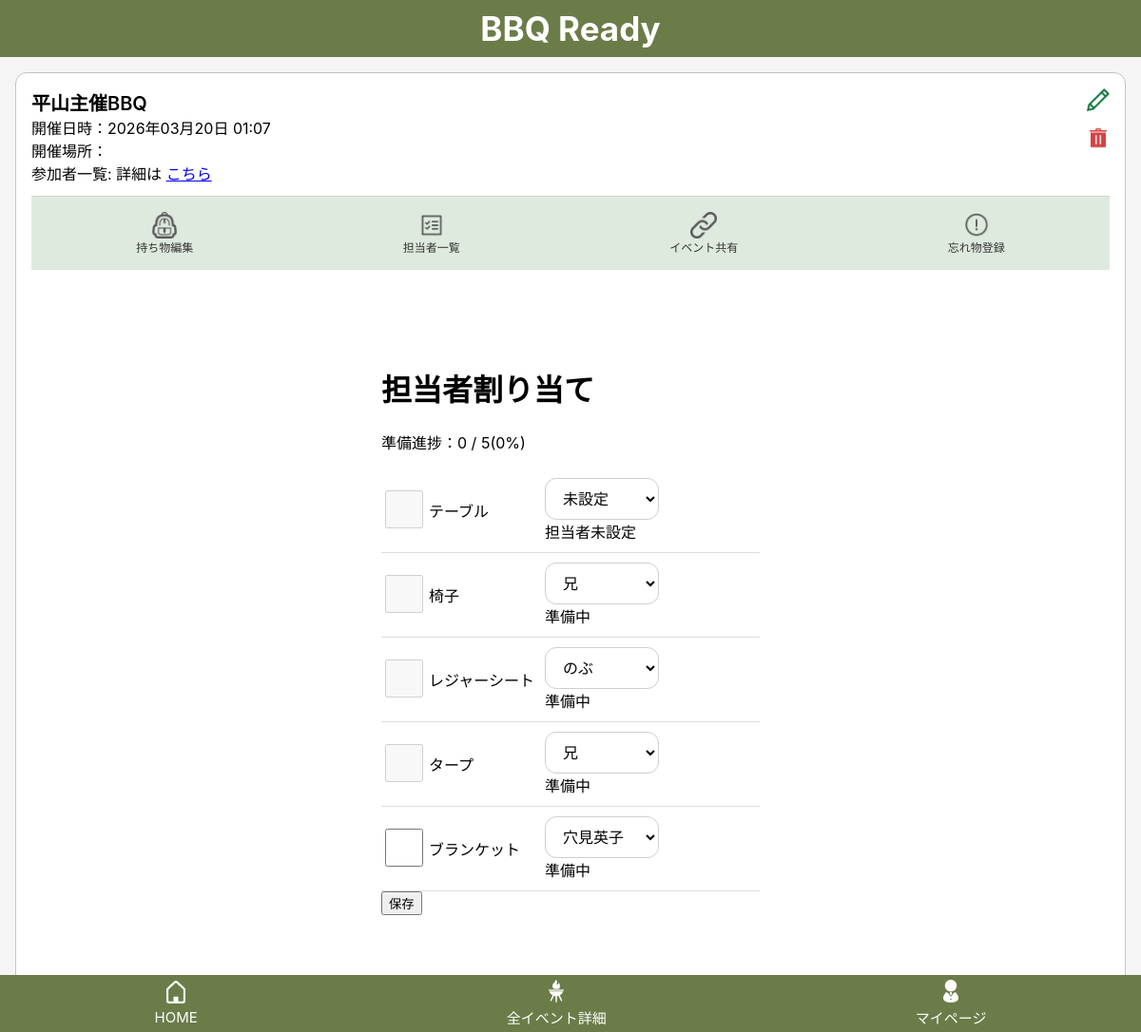
Page /events/115/assign/ (signed in) on the committed database.
### bbq_app/models.py (models this page shows, shortened)
class Event(models.Model):
    user = models.ForeignKey(settings.AUTH_USER_MODEL, on_delete=models.CASCADE, related_name="events")
    name = models.CharField("イベント名", max_length=30)
    held_at = models.DateTimeField("開催日時", null=True, blank=True)
    location = models.CharField("開催場所", max_length=50, blank=True)
    created_at = models.DateTimeField("作成日時", auto_now_add=True)
    updated_at = models.DateTimeField("更新日時", auto_now=True)

class EventItem(models.Model):
    event = models.ForeignKey(Event, on_delete=models.CASCADE, related_name="event_items")
    bbq_item = models.ForeignKey(BbqItem, on_delete=models.CASCADE, related_name="event_items")
    is_selected = models.BooleanField(default=False)
    assignee = models.ForeignKey(
        "Participant",
        null=True,
        blank=True,
        on_delete=models.SET_NULL,
        related_name="assigned_items"
    )
    is_ready = models.BooleanField(default=False)
    created_at = models.DateTimeField(auto_now_add=True)
    updated_at = models.DateTimeField(auto_now=True)
    class Meta:
        constraints = [
            models.UniqueConstraint(
                fields=["event", "bbq_item"],
                name="unique_event_bbq_item"
            )
        ]

class BbqItem(models.Model):
    class Category(models.IntegerChoices):
        FIRE = 1, "火起こし・調理グッズ"
        PLACE = 2, "会場設営"
        FOOD = 3, "食材・飲み物"
        CONVENIENCE = 4, "便利グッズ"
        OTHER = 5, "その他"
    user = models.ForeignKey(settings.AUTH_USER_MODEL, null=True, blank=True, on_delete=models.CASCADE, related_name="bbq_items")
    name = models.CharField("持ち物名", max_length=50)
    category = models.IntegerField(choices=Category.choices)
    created_at = models.DateTimeField(auto_now_add=True)
    updated_at = models.DateTimeField(auto_now=True)

class Participant(models.Model):
    event = models.ForeignKey(Event, on_delete=models.CASCADE, related_name="participants")
    user = models.ForeignKey(
        settings.AUTH_USER_MODEL,
        null=True,
        blank=True,
        on_delete=models.SET_NULL,
        related_name="participant"
    )
    name = models.CharField("表示名", max_length=30)
    created_at = models.DateTimeField("作成日時", auto_now_add=True)
    updated_at = models.DateTimeField("更新日時", auto_now=True)

### bbq_app/views.py (the view, shortened to what this page needs)
# urls.py: path("events/<int:event_id>/assign/", views.item_assign, name="item_assign"),
@login_required
def item_assign(request, event_id):
    event = get_object_or_404(Event, id=event_id, user=request.user)
    Participant.objects.get_or_create(
        event=event,
        user=request.user,
        defaults={"name":request.user.first_name or request.user.username}
    )
    participants = Participant.objects.filter(event=event).order_by("id")
    items = (
        EventItem.objects
        .filter(event=event, is_selected=True)
        .select_related("bbq_item", "assignee")
        .order_by("id")
    )
    total_count = items.count()
    ready_count = items.filter(is_ready=True).count()
    progress_percent = int((ready_count / total_count) * 100 ) if total_count else 0
    return render(
        request,
        "bbq_app/item_assign.html",
        {
            "event": event,
            "participants": participants,
            "items": items,
            "total_count": total_count,
            "ready_count": ready_count,
            "progress_percent": progress_percent
        }
    )

### bbq_app/templates/bbq_app/item_assign.html (shortened to what this page needs)
{% extends "bbq_app/base.html" %}
{% block header %}
  {% include "bbq_app/partials/event_header.html" %}
{% endblock %}
{% block content %}
<h1>担当者割り当て</h1>
<p>準備進捗：{{ ready_count }} / {{ total_count }}({{ progress_percent }}%)</p>
<form method="post">
    <ul class="assign-list">
        {% for event_item in items %}
            <li class="assign-row">
                <div class="assign-check">
                    {% if event_item.assignee and event_item.assignee.user == event.user %}
                        <input
                            type="checkbox"
                            name="ready_items"
                            value="{{ event_item.id }}"
                        >
                    {% else %}
                        <input
                            type="checkbox"
                            disabled
                        >
                    {% endif %}
                </div>
                <div class="assign-select">
                    {{ event_item.bbq_item.name }}
                </div>
                <div class="assign-select">
                    <select name="assignee_{{ event_item.id }}">
                        <option value="">未設定</option>
                        {% for participant in participants %}
                            {% if participant.user == event.user %}
                                <option value="{{ participant.id }}"
                                    {% if event_item.assignee_id == participant.id %}selected{% endif %}>
                                    {{ participant.name }}
                                </option>
                            {% endif %}
                        {% endfor %}
                        {% for participant in participants %}
                            {% if participant.user != event.user %}
                                <option value="{{ participant.id }}"
                                    {% if event_item.assignee_id == participant.id %}selected{% endif %}>
                                    {{ participant.name }}
                                </option>
                            {% endif %}
                        {% endfor %}
                    </select>
                <div class="assign_status">
                    {% if not event_item.assignee %}
                        担当者未設定
                    {% elif event_item.is_ready %}
                        準備完了
                    {% else %}
                        準備中
                    {% endif %}
                </div>
            </li>
        {% empty %}
            <li>必要な持ち物がありません。</li>
        {% endfor %}
    </ul>
    <button type="submit">保存</button>
</form>
{% endblock %}

### bbq_app/templates/bbq_app/partials/event_header.html (shortened to what this page needs)
{% load static %}
{% include "bbq_app/partials/top_bar.html" %}
{% if event %}
<div class="event-header">
  <div class="event_header__top">
    <div>
      <div class="event-header__title">{{ event.name }}</div>
      <div class="event-header__meta">
        開催日時：{{ event.held_at|date:"Y年m月d日 H:i" }}<br>
        開催場所：{{ event.location }}<br>
        参加者一覧: 詳細は
        <a href="#" onclick="openParticipantsModal(); return false;">こちら</a>
      </div>
    </div>
    <div class="event-header__actions">
      <a href="{% url 'event_edit' event.id %}">
        <img src="{% static 'bbq_app/images/pencil.png' %}" width="24">
      </a>
      <a href="#" onclick="openDeleteModal({{ event.id }}); return false;">
        <img src="{% static 'bbq_app/images/trashcan.png' %}" width="24">
      </a>
    </div>
  </div>
  <div class="event-header__nav">
    <a href="{% url 'item_edit' event.id %}"
       class="{% if request.resolver_match.url_name == 'item_edit' %}active{% endif %}">
      <img src="{% static 'bbq_app/images/item_edit.png' %}" width="28">
      <span>持ち物編集</span>
    </a>
    <a href="{% url 'item_assign' event.id %}"
       class="{% if request.resolver_match.url_name == 'item_assign' %}active{% endif %}">
      <img src="{% static 'bbq_app/images/event_participants.png' %}" width="28">
      <span>担当者一覧</span>
    </a>
    <a href="{% url 'event_share' event.id %}"
       class="{% if request.resolver_match.url_name == 'event_share' %}active{% endif %}">
      <img src="{% static 'bbq_app/images/event_share.png' %}" width="28" alt="共有">
      <span>イベント共有</span>
    </a>
    <a href="#"
       onclick="openForgotModal(); return false;">
      <img src="{% static 'bbq_app/images/forgot_item.png' %}" width="28">
      <span>忘れ物登録</span>
    </a>
  </div>
{% endif %}

### bbq_app/static/bbq_app/css/style.css (style rules this page uses)
body { margin: 0; background: #f5f5f5; font-family: -apple-system, BlinkMacSystemFont, "Helvetica Neue", sans-serif; }
.main-content form input, .main-content form textarea, .main-content form select { width: 100%; max-width: 100%; box-sizing: border-box; }
.main-content input, .main-content select, .main-content textarea { height: 44px; padding: 10px 12px; font-size: 16px; box-sizing: border-box; }
.event-header { background: white; border: 1px solid #c3c3c3; border-radius: 12px; margin: 16px; padding: 16px; margin-top: 76px; position: relative; }
.event-header__title { font-size: 20px; font-weight: 600; }
.event-header__nav { display: flex; justify-content: space-around; background: #dfeadf; padding: 10px 0; border-top: 1px solid #c7d9c7; margin-top: 12px; }
.event-header__nav a { display: flex; flex-direction: column; align-items: center; text-decoration: none; font-size: 12px; color: #333; padding: 6px 10px; border-radius: 6px; transition: 0.2s; }
.event-header__actions { position: absolute; top: 16px; right: 16px; display: flex; flex-direction: column; gap: 12px; }
.event-header__actions a { text-decoration: none; }
.assign-list { list-style: none; margin: 0; padding: 0; }
.assign-row { display: grid; grid-template-columns: 40px 1.4fr auto 1.2fr; align-items: center; gap: 10px; padding: 10px 0; border-bottom: 1px solid #ddd; }
.assign-check { text-align: center; }
.assign-select select { width: auto; min-width: 120px; }
.main-content input[type="text"], .main-content input[type="datetime-local"], .main-content input[type="date"], .main-content input[type="time"], .main-content input[type="datetime-local"], .main-content textarea, .main-content select { padding: 12px 14px; font-size: 16px; border-radius: 12px; border: 1px solid #cfcfcf; box-sizing: border-box; min-height: 44px; background: white; }

### rows in the picture
Event: name "平山主催BBQ", held_at "2026年03月20日 01:07"
EventItem: bbq_item.name "テーブル", shows "担当者未設定"
EventItem: bbq_item.name "椅子", assignee+id "兄", shows "準備中"
EventItem: bbq_item.name "レジャーシート", assignee+id "のぶ", shows "準備中"
EventItem: bbq_item.name "タープ", assignee+id "兄", shows "準備中"
EventItem: bbq_item.name "ブランケット", assignee+id "穴見英子", shows "準備中"

### other values in the picture
{{ ready_count }} "0"
{{ total_count }} "5"
{{ progress_percent }} "0"
